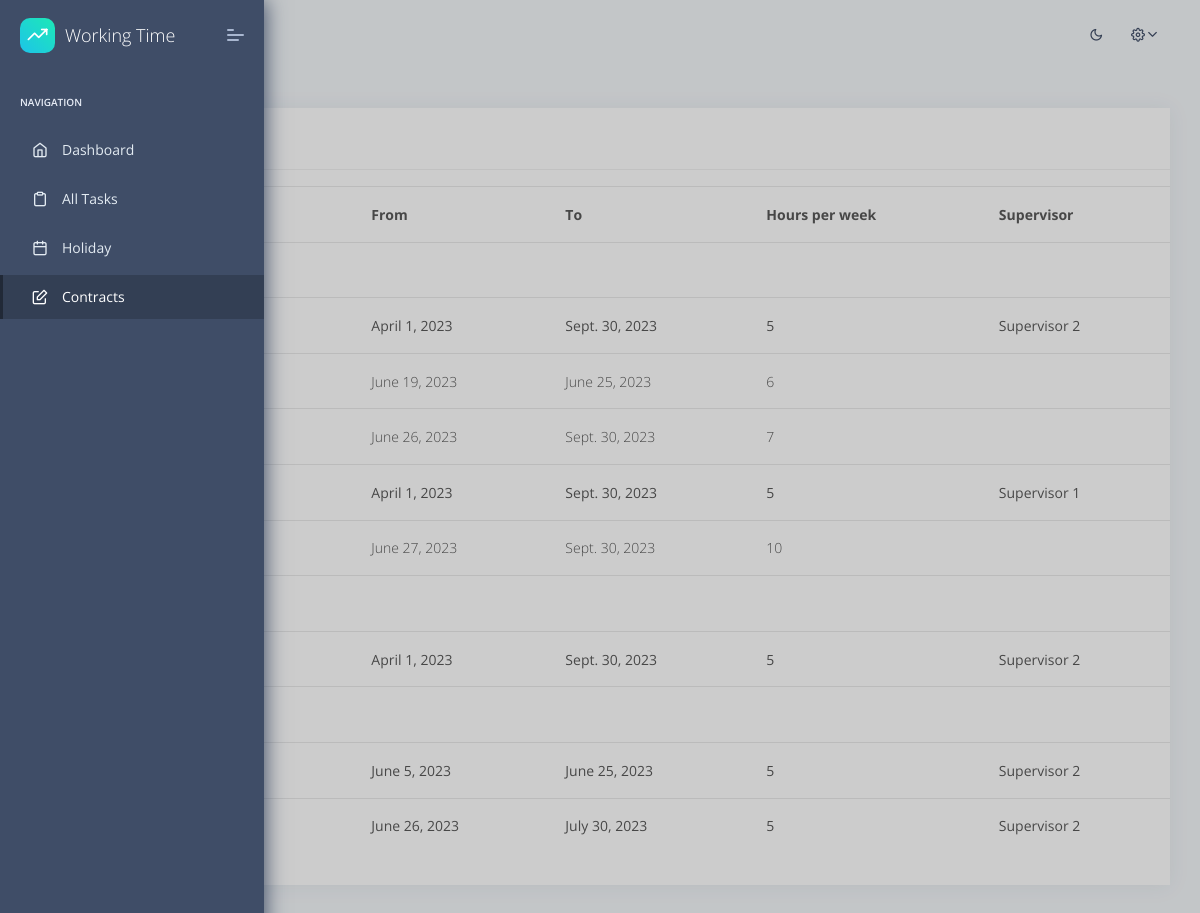
Page /contracts/ (signed in) on the committed database.
### apps/home/models.py (models this page shows, shortened)
class Contract(models.Model):
    id = models.AutoField(primary_key=True)
    user = models.ForeignKey(User, on_delete=models.CASCADE, related_name='user', default=None, null=False, blank=True)
    contract_start_date = models.DateField(default=None, null=True, blank=True)
    contract_end_date = models.DateField(default=None, null=True, blank=True)
    hours_per_week = models.FloatField(default=0)
    carry_over_hours_from_last_semester = models.FloatField(default=0, help_text='Usually 0, in the contract overview you can let the number be calculated from the last semester. Only change if you know what you are doing.')
    carry_over_holiday_hours_from_last_semester = models.FloatField(default=0, help_text='Usually 0, in the contract overview you can let the number be calculated from the last semester. Only change if you know what you are doing.')
    supervisor = models.ForeignKey(User, on_delete=models.CASCADE, related_name='supervisor', default=None, null=True, blank=True)
    added = models.DateTimeField(auto_now_add=True)
    updated = models.DateTimeField(auto_now=True)
    class Meta:
        verbose_name = 'Contract'
        verbose_name_plural = 'Contracts'
        ordering = ['id']

class ContractChange(models.Model):
    id = models.AutoField(primary_key=True)
    contract_id = models.ForeignKey(Contract, on_delete=models.CASCADE)
    from_date = models.DateField()
    to_date = models.DateField(default=None, null=True, blank=True, help_text='Leave blank if you don\'t know when the contract change ends. Calculation will assume in this case that the contract change is till the end of the contract. If you add a second contract change, the end date of the first contract change will be set to the day before the start date of the second contract change.')
    hours_per_week = models.FloatField(default=0)
    added = models.DateTimeField(auto_now_add=True)
    updated = models.DateTimeField(auto_now=True)
    class Meta:
        verbose_name = 'Contract Change'
        verbose_name_plural = 'Contract Changes'
        ordering = ['id']

### apps/home/views.py (the view, shortened to what this page needs)
# urls.py: path('contracts/', views.contracts, name='contracts'),
@login_required(login_url="/login/")
def contracts(request: HttpRequest):
    logged_user = request.user
    if is_shkofficer(logged_user):
        shks = User.objects.filter(groups__name='shk')
    elif is_supervisor(logged_user):
        shks = list(set([contract.user for contract in Contract.objects.filter(supervisor=logged_user)]))
    else:
        shks = User.objects.filter(id=logged_user.id)
    for shk in shks:
        shk.contracts = Contract.objects.filter(user=shk)
        for contract in shk.contracts:
            contract.contract_changes = ContractChange.objects.filter(contract_id=contract)
        carryover_possible = True
        old_problems = []
        new_problems = []
        if not Contract.objects.filter(user=shk, contract_end_date__lt=dt.date.today()).exists():
            old_problems.append("No contract ended yet.")
            carryover_possible = False
        if not Contract.objects.filter(user=shk, contract_start_date__lte=dt.date.today(), contract_end_date__gte=dt.date.today()).exists():
            new_problems.append("No new contract started yet.")
            carryover_possible = False
        elif Contract.objects.filter(user=shk, contract_start_date__lte=dt.date.today(), contract_end_date__gte=dt.date.today()).extra(select={'duration': 'contract_end_date - contract_start_date'}).order_by('-duration').first().carry_over_hours_from_last_semester != 0:
            new_problems.append("New contract has already carryover for working time.")
            carryover_possible = False
        elif Contract.objects.filter(user=shk, contract_start_date__lte=dt.date.today(), contract_end_date__gte=dt.date.today()).extra(select={'duration': 'contract_end_date - contract_start_date'}).order_by('-duration').first().carry_over_holiday_hours_from_last_semester != 0:
            new_problems.append("New contract has already carryover for holiday.")
            carryover_possible = False
        shk.carryover_possible = carryover_possible
        shk.old_problems = old_problems
        shk.new_problems = new_problems
    context = {
        'segment': 'contracts',
        'shks': shks,
    }
    html_template = loader.get_template('home/contracts.html')
    return HttpResponse(html_template.render(context, request))

### apps/context_processors.py (called while the page is built)
def cfg_assets_root(request):
    return { 'ASSETS_ROOT' : settings.ASSETS_ROOT }

### apps/home/templatetags/group_extras.py (called while the page is built)
@register.filter(name='has_group')
def has_group(user: User, group_name: str):
    group =  Group.objects.get(name=group_name)
    return group in user.groups.all()

### apps/home/views.py (called while the page is built)
def is_supervisor(user: User) -> bool:
    return user.groups.filter(name='supervisor').exists()

def is_shkofficer(user: User) -> bool:
    return user.groups.filter(name='shkofficer').exists()

### apps/templates/home/contracts.html (shortened to what this page needs)
{% extends "layouts/base.html" %}
{% load group_extras %}
{% block content %}
    <div class="pcoded-main-container">
        <div class="pcoded-wrapper">
            <div class="pcoded-content">
                <div class="pcoded-inner-content">
                    <div class="main-body">
                        <div class="page-wrapper">
                            <div class="row">
                                <div class="col-xl-12 col-md-6">
                                    <div class="card Recent-Users">
                                        <div class="card-header">
                                            <h5>All Contracts</h5>
                                        </div>
                                        <div class="card-block px-0 py-3">
                                            <div class="table-responsive">
                                                <table class="table table-hover">
                                                    <thead>
                                                        <tr>
                                                            <th>Name</th>
                                                            <th>From</th>
                                                            <th>To</th>
                                                            <th>Hours per week</th>
                                                            <th>Supervisor</th>
                                                        </tr>
                                                    </thead>
                                                    <tbody>
                                                        {% for shk in shks %}
                                                            <tr class = "bold">
                                                                <td>{{shk.first_name}} {{shk.last_name}}</td>
                                                                <td></td>
                                                                <td></td>
                                                                <td></td>
                                                                <td></td>
                                                            </tr>
                                                            {% for contract in shk.contracts %}
                                                                <tr>
                                                                    <td>&nbsp; Contract:</td>
                                                                    <td>{{contract.contract_start_date}}</td>
                                                                    <td>{{contract.contract_end_date}}</td>
                                                                    <td>{{contract.hours_per_week|floatformat}}</td>
                                                                    <td>{{contract.supervisor.first_name}} {{contract.supervisor.last_name}}</td>
                                                                </tr>
                                                                {% for contract_change in contract.contract_changes %}
                                                                    <tr class = "lighter">
                                                                        <td>&nbsp;&nbsp; Contract Change:</td>
                                                                        <td>{{contract_change.from_date}}</td>
                                                                        {% if contract_change.to_date %}
                                                                            <td>{{contract_change.to_date}}</td>
                                                                        {% else %}
                                                                            <td>{{contract.contract_end_date}}</td>
                                                                        {% endif %}
                                                                        <td>{{contract_change.hours_per_week|floatformat}}</td>
                                                                        <td></td>
                                                                    </tr>
                                                                {% endfor %}
                                                            {% endfor %}
                                                        {% endfor %}
                                                    </tbody>
                                                </table>
                                            </div>
                                        </div>
                                    </div>
                                </div>
                            </div>
                        </div>
                    </div>
                </div>
            </div>
        </div>
    </div>
{% endblock content %}

### rows in the picture
Contract: contract_start_date "April 1, 2023", contract_end_date "Sept. 30, 2023", hours_per_week "5", supervisor.first_name "Supervisor", supervisor.last_name "2"
ContractChange: from_date "June 19, 2023", to_date "June 25, 2023", hours_per_week "6"
ContractChange: from_date "June 26, 2023", hours_per_week "7"
Contract: contract_start_date "April 1, 2023", contract_end_date "Sept. 30, 2023", hours_per_week "5", supervisor.first_name "Supervisor", supervisor.last_name "1"
ContractChange: from_date "June 27, 2023", hours_per_week "10"
Contract: contract_start_date "April 1, 2023", contract_end_date "Sept. 30, 2023", hours_per_week "5", supervisor.first_name "Supervisor", supervisor.last_name "2"
Contract: contract_start_date "June 5, 2023", contract_end_date "June 25, 2023", hours_per_week "5", supervisor.first_name "Supervisor", supervisor.last_name "2"
Contract: contract_start_date "June 26, 2023", contract_end_date "July 30, 2023", hours_per_week "5", supervisor.first_name "Supervisor", supervisor.last_name "2"
